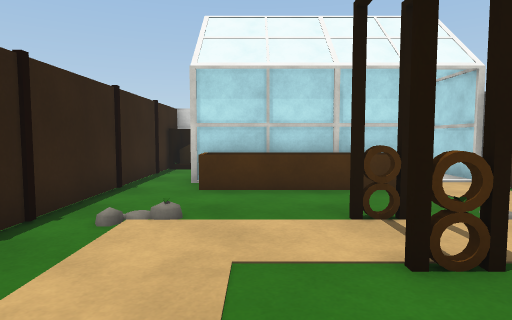
[1] (above)

12 first-person views from a walk through a Unity game level. The camera is 1.2 m above the floor, tilts 4° down and sees 75° across. The floor is counted in squares, 1 m on a side. Each view is taken from the middle of a square. On the plan, view 1 faces up. The plan holds only what a view shows up to about 14 squares ahead; the rest is blank. The player is left out. Door leaves are left out, so doorways stand open. Surface patterns are stand-ins for the level's own textures.

[2]
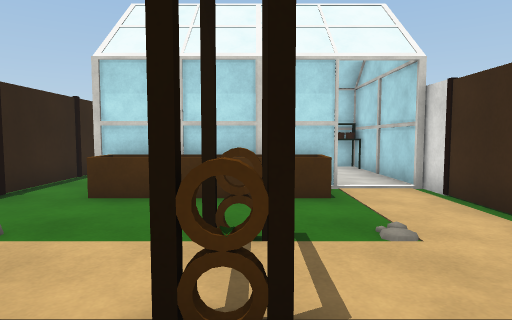

[3]
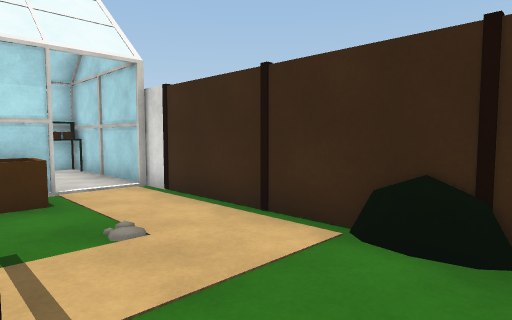

[4]
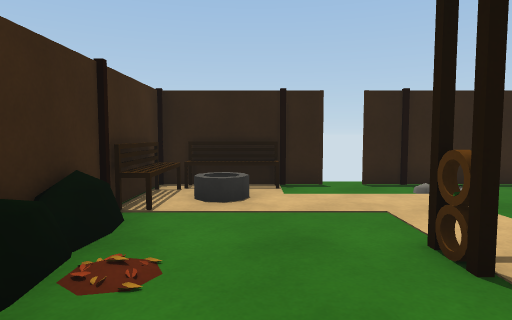

[5]
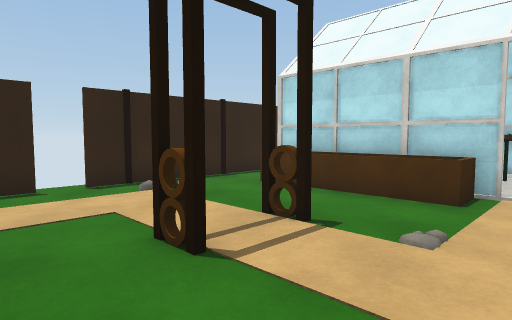

[6]
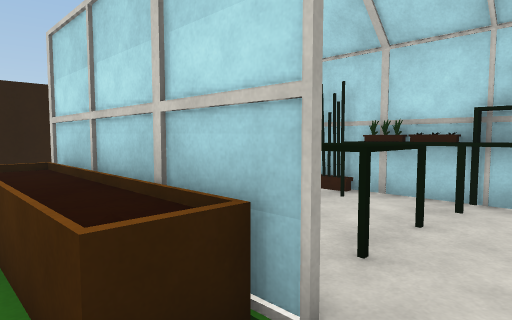

[7]
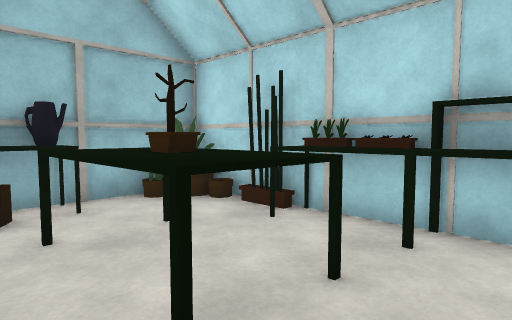

[8]
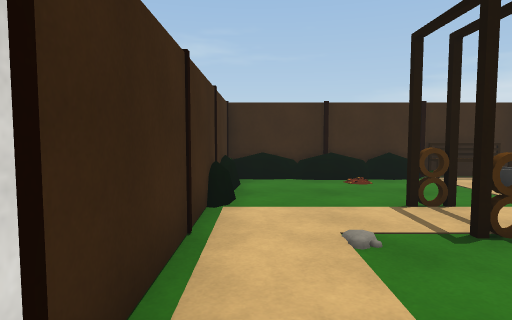

[9]
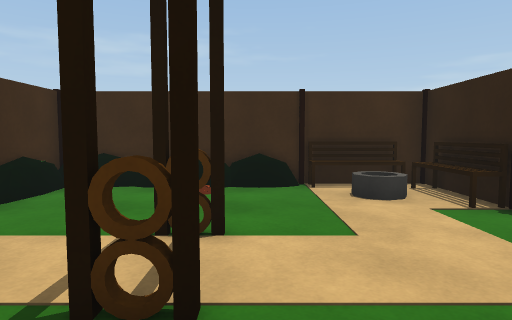

[10]
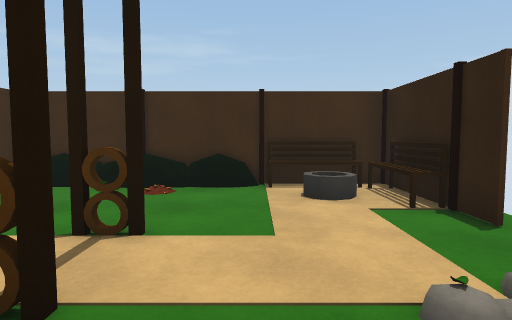

[11]
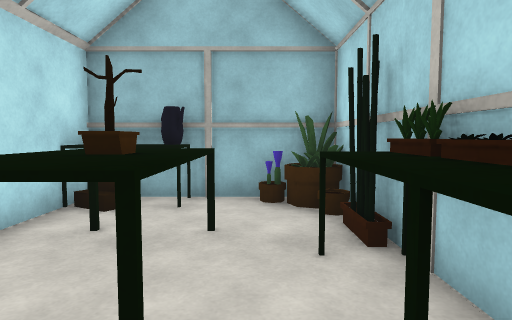

[12]
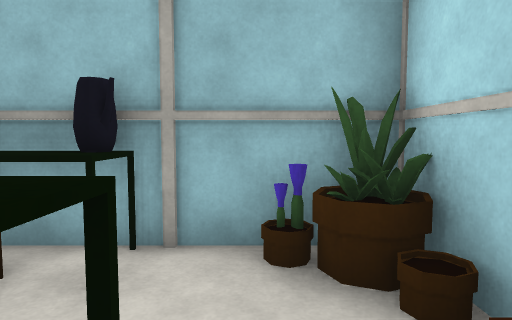

### Floor plan
Key: @ floor where view 1 was taken; # wall or solid block; . floor; D open door; = window, fence, low wall or low ledge; ^ raised ledge; O other object.
Columns run from 3 left of view 1 to 6 right of it. Each row starts with its distance up from view 1.
 14  #########
 13 ###.#^^OO#
 12 #OO......O
 11 #O#.^^^..O
 10 #O^.^^^..O
  9 #OOOOOO..#
  8 #.^^^^^..#
  7 #........#
  6 #........#
  5 #....#...#
  4 #........#
  3 D....#...#
  2 #........#
  1 O........#
  0 #..@.....#
 -1 #OO#^^####
 -2 #######=

Positions as (right, up) in squares from view 1, and headings:
1: (0, 0), facing up
2: (2, 1), facing up
3: (2, 1), facing up-right
4: (5, 1), facing left
5: (5, 1), facing up-left
6: (5, 7), facing up-left
7: (5, 9), facing up-left
8: (5, 9), facing down
9: (1, 7), facing down
10: (0, 7), facing down
11: (5, 12), facing left
12: (2, 12), facing left
